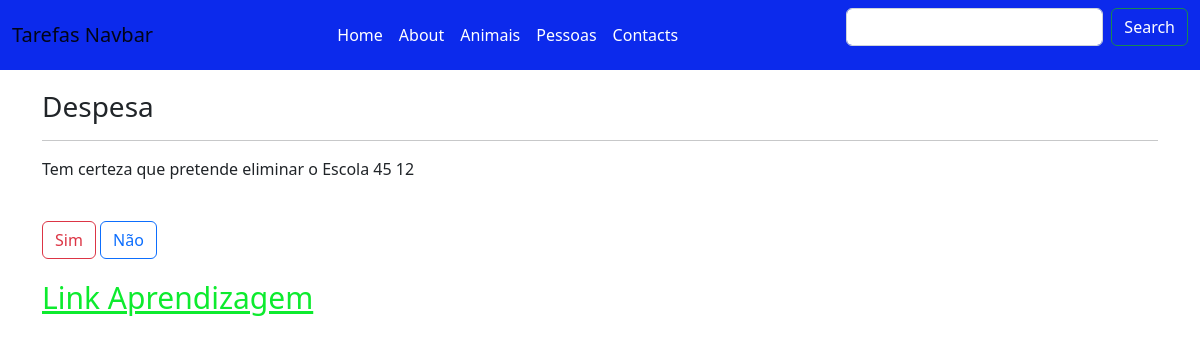
Before: /despesa/detalhe/eliminar/confirmar/2/ with the older database file.
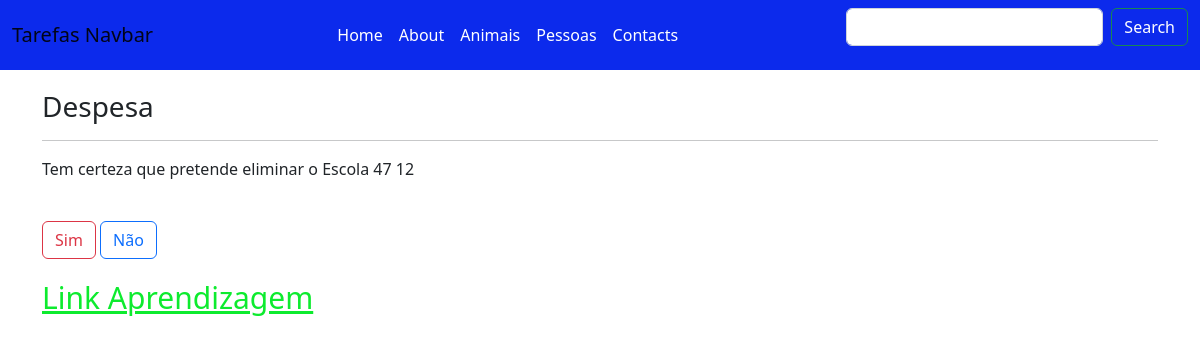
After: the same page with the newer database file.
### apps/despesa/models.py (models this page shows, shortened)
class Despesa(models.Model):
    despesa = models.CharField(max_length=30)
    categoria = models.CharField(max_length=30)
    valor = models.CharField(max_length=10)
    data = models.IntegerField()
    mes = models.IntegerField()

### apps/despesa/views.py (the view)
# urls.py: path('detalhe/eliminar/confirmar/<int:pk>/', DespesaDeleteDetailView.as_view(), name='detalhe-eliminar'),
class DespesaDeleteDetailView(DeleteView):
    model = Despesa
    template_name = 'despesa/despesa_detail_confirm_delete.html'
    success_url = reverse_lazy('despesa:lista')

### apps/despesa/templates/despesa/despesa_detail_confirm_delete.html (shortened to what this page needs)
{% extends 'base.html' %}
{% block content %}
<div class="content-section">
    <h3>Despesa</h3>
    <hr>
    <form method="Post">
        <p>Tem certeza que pretende eliminar o {{ object.despesa }} {{ object.valor }} {{ object.data }}</p>
        <br>
        <button class="btn btn-outline-danger" type="submit">Sim</button>
        <a class="btn btn-outline-primary" href="{% url 'despesa:detalhe' object.id %}">Não</a>
    </form>
</div>
{% endblock %}

Changed rows visible on the page:
changed Despesa "Escola": valor "45" → "47"
